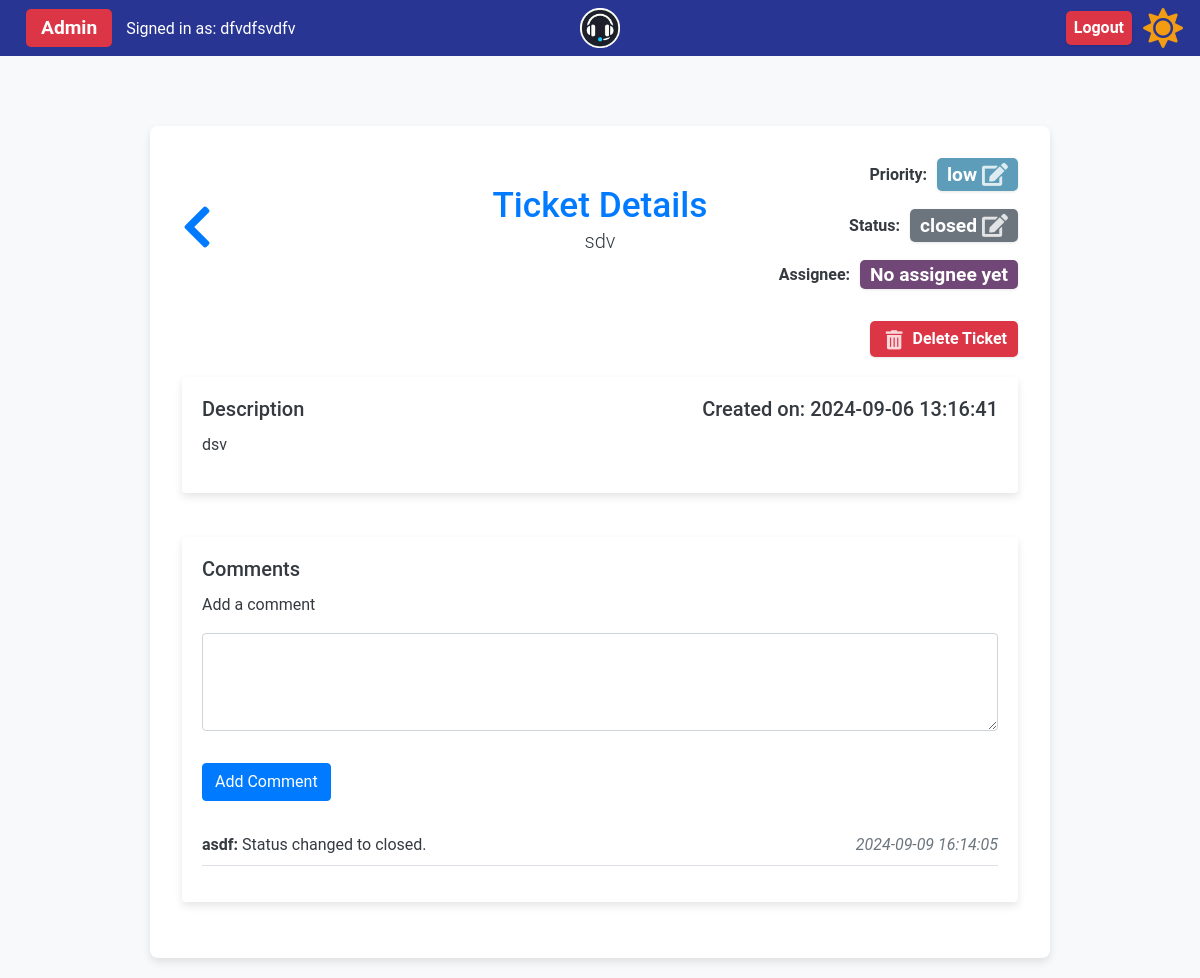
/ticket/4 (signed in), run on an earlier commit of the app's database.
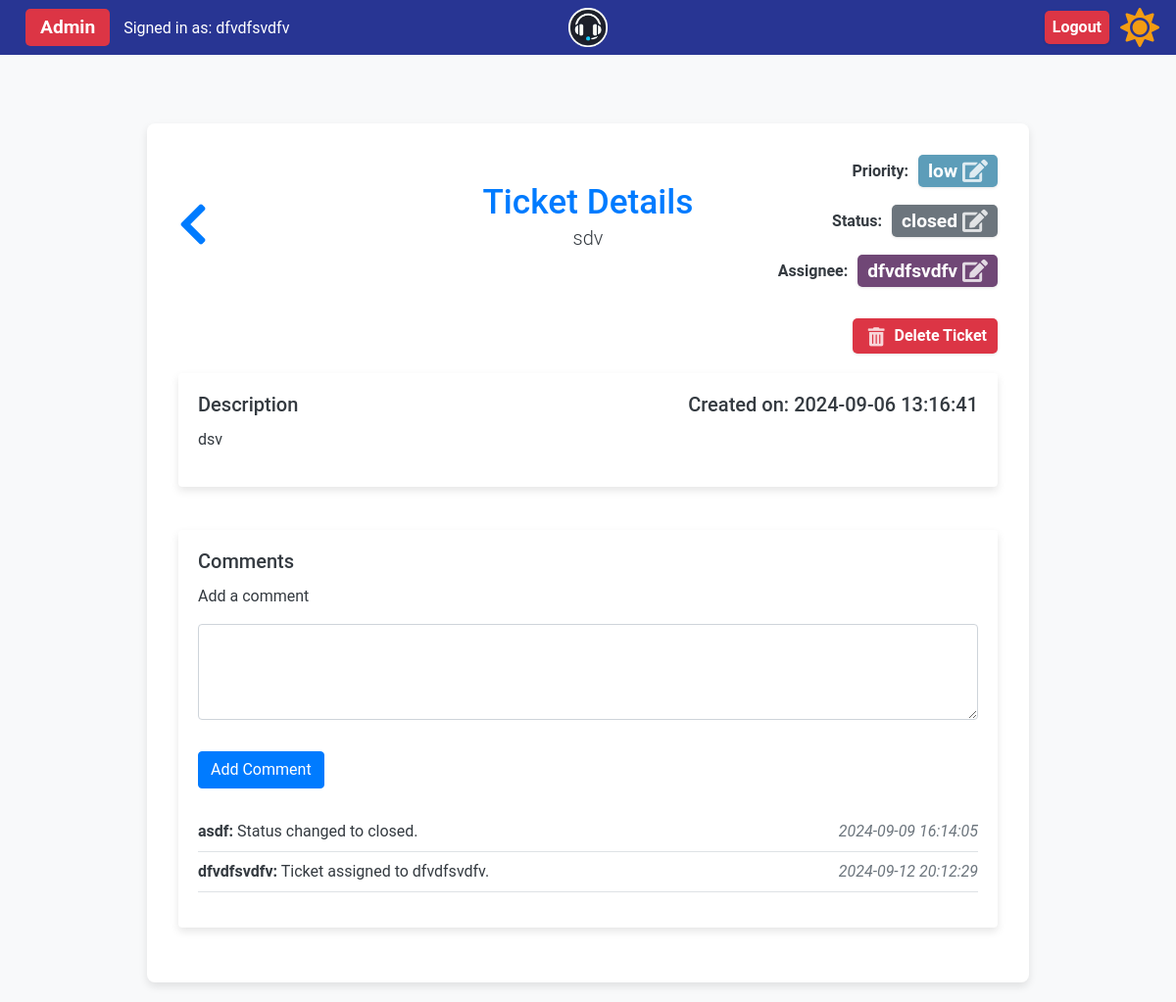
And on a later commit of the database.
### app/models.py (models this page shows, shortened)
class Comment(db.Model):
    id = db.Column(db.Integer, primary_key=True)
    ticket_id = db.Column(db.Integer, db.ForeignKey("ticket.id"))
    user_id = db.Column(db.Integer, db.ForeignKey("user.id"))
    comment_text = db.Column(db.Text, nullable=False)
    created_at = db.Column(db.DateTime, default=lambda: datetime.now(timezone.utc))
    ticket = db.relationship("Ticket", back_populates="ticket_comments")
    commenter = db.relationship(
        "User", back_populates="user_comments", overlaps="comments"
    )

class User(UserMixin, db.Model):
    id = db.Column(db.Integer, primary_key=True)
    name = db.Column(db.String(150), nullable=False)
    email = db.Column(db.String(150), unique=True, nullable=False)
    password_hash = db.Column(db.String(150), nullable=False)
    role = db.Column(db.String(50), nullable=False)
    created_tickets = db.relationship(
        "Ticket",
        foreign_keys="Ticket.user_id",
        back_populates="creator",
        overlaps="assigned_tickets,comments",
    )
    assigned_tickets = db.relationship(
        "Ticket",
        foreign_keys="Ticket.assigned_to",
        back_populates="assignee",
        overlaps="created_tickets,comments",
    )
    user_comments = db.relationship(
        "Comment", back_populates="commenter", overlaps="commenter,comments"
    )

### app/routes.py (the view, shortened to what this page needs)
@bp.route("/ticket/<int:ticket_id>", methods=["GET", "POST"])
@login_required
def ticket_details(ticket_id):
    print(f"Loading ticket details for ticket ID: {ticket_id}")
    ticket = Ticket.query.get_or_404(ticket_id)
    comments = Comment.query.filter_by(ticket_id=ticket.id).all()
    users = User.query.filter(User.role.in_(["admin", "support"])).all()
    return render_template(
        "ticket_details.html", ticket=ticket, comments=comments, users=users
    )

### app/__init__.py (called while the page is built)
def create_app(config=None):
    app = Flask(__name__, instance_relative_config=True)
    if config:
        app.config.from_object(config)
    else:
        app.config.from_pyfile("config.py")  # Default to development config
    db.init_app(app)
    login_manager.init_app(app)
    migrate.init_app(app, db)
    csrf.init_app(app)  # Initialize CSRF protection with the app
    moment.init_app(app)  # Initialize Flask-Moment with the app
    from .models import User  # Ensure User model is correctly defined
    @login_manager.user_loader
    def load_user(user_id):
        return User.query.get(int(user_id))
    from .routes import bp  # Ensure bp is defined as a Blueprint in routes.py
    app.register_blueprint(bp)
    return app

### app/templates/ticket_details.html (shortened to what the changed rows need)
{% extends "base.html" %} {% block content %}
<div class="auth-page">
  <div class="create-ticket-card">
    <div class="row mb-4 align-items-center">
      <div class="col-md-8 text-center d-flex flex-column align-items-center">
        <h2 class="text-primary mb-0">Ticket Details</h2>
      </div>
      <div class="col-md-2 text-end">
        <div class="status-priority-container">
          <div class="mb-2">
            <p class="mb-0">
              <span class="title-spacing"><strong>Assignee: </strong></span>
              <span
                class="badge text-white {% if current_user.role == 'admin' or current_user.role == 'support' %}clickable-badge{% endif %} assignee-badge"
                id="assignee-badge"
              >
                {% if ticket.assignee %} {{ ticket.assignee.name }}{% if
                current_user.role == 'admin' or current_user.role == 'support'
                %}<i class="fas fa-edit ms-2"></i>{% endif %} {% else %} No
                assignee yet {% endif %}
              </span>
            </p>
          </div>
        </div>
      </div>
    </div>
    <div class="row mb-4">
      <div class="col-md-12">
        <div class="card">
          <div class="card-body">
            <ul class="list-unstyled mt-4">
              {% for comment in comments %}
              <li class="d-flex justify-content-between border-bottom py-2">
                <div>
                  <strong>{{ comment.commenter.name }}:</strong> {{
                  comment.comment_text }}
                </div>
                <div class="text-muted">
                  <em
                    >{{ moment(comment.created_at).format('YYYY-MM-DD HH:mm:ss')
                    }}</em
                  >
                </div>
              </li>
              {% endfor %}
            </ul>
          </div>
        </div>
      </div>
    </div>
  </div>
</div>
 {% endblock %}

### app/templates/base.html (shortened to what this page needs)
<!DOCTYPE html>
<html lang="en">
  <head>
    <link
      href="https://stackpath.bootstrapcdn.com/bootstrap/4.5.2/css/bootstrap.min.css"
      rel="stylesheet"
    />
    <link
      href="https://cdn.datatables.net/1.13.4/css/jquery.dataTables.min.css"
      rel="stylesheet"
    />
    <link
      href="{{ url_for('static', filename='styles.css') }}"
      rel="stylesheet"
    />
    <link
      rel="stylesheet"
      href="https://cdnjs.cloudflare.com/ajax/libs/font-awesome/5.15.4/css/all.min.css"
    />
  </head>
  <body class="light-mode">
    <nav class="navbar navbar-expand-lg">
      <div class="role-container">
        {% if current_user.is_authenticated %}
        <span class="badge badge-role-{{ current_user.role}}"
          >{{ current_user.role.capitalize() }}</span
        >
        <span class="user-info">Signed in as: {{ current_user.name }}</span>
        {% endif %}
      </div>
      <a class="navbar-brand" href="#">
        <img
          src="{{ url_for('static', filename='logo.png') }}"
          alt="Help Desk Logo"
          style="height: 40px"
        />
      </a>
      <div class="collapse navbar-collapse" id="navbarNav">
        <ul class="navbar-nav ml-auto">
          {% if current_user.is_authenticated %}
          <li class="nav-item">
            <a class="nav-link logout-badge" href="{{ url_for('main.logout') }}"
              >Logout</a
            >
          </li>
          {% endif %}
          <li class="nav-item">
            <button id="theme-toggle-button" class="btn btn-link nav-link">
              <i id="theme-toggle-icon" class="fas fa-sun"></i>
            </button>
          </li>
        </ul>
      </div>
    </nav>
    <div class="container">
       {% block content %} {% endblock %}
    </div>
  </body>
</html>

What changed in the data, as far as the page shows it:
shown differently, row unchanged: User "Admin": assignee.name (not shown) → "dfvdfsvdfv"
added Comment: commenter.name "dfvdfsvdfv", comment_text "Ticket assigned to dfvdfsvdfv.", created_at "2024-09-12 20:12:29"
Also different on the page:
text no longer shown: "No assignee yet"
